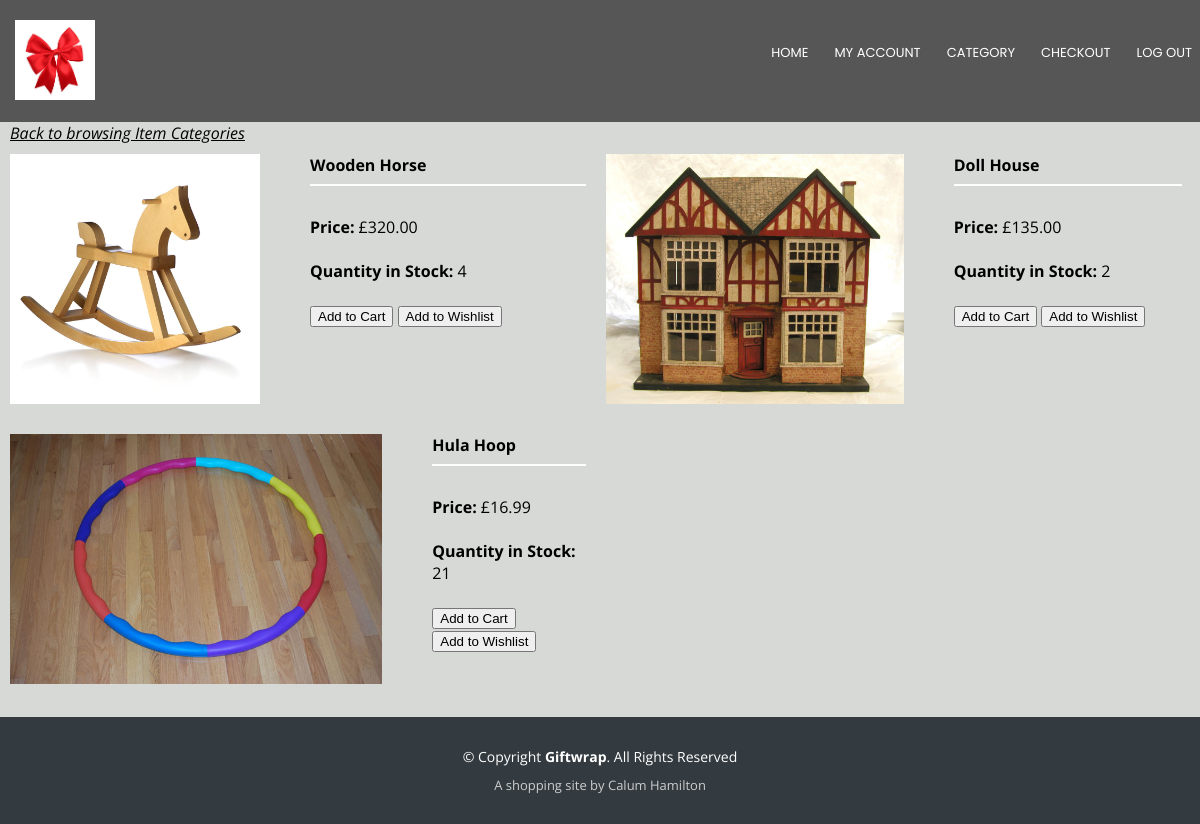
/category/toys (signed in), run on the app's committed database.
### app/models.py (models this page shows, shortened)
class Item(db.Model):
    id = db.Column(db.Integer, primary_key=True)
    name = db.Column(db.String(80))
    amount = db.Column(db.Float)
    category = db.Column(db.String(80))
    quantity = db.Column(db.Integer)
    ordered = db.relationship('OrderItem', backref='ordered', lazy='dynamic')

### app/routes.py (the view, shortened to what this page needs)
@app.route('/category', methods=['GET', 'POST'])
@app.route('/category/<type>', methods=['GET', 'POST'])
def category(type=""):
    item_ids, item_categories, file_names = [], [], []
    count = 1
    if not current_user.is_authenticated:
        return redirect('/register')
    if type == "": # If category unselected (base category page)
        for cat in Item.query.distinct(Item.category):
            if cat.category not in item_categories:
                item_categories.append(cat.category)
                item_ids.append(count)
                dir = os.path.join(app.config['ITEM_FOLDER'], str(count))
                ext = check_img_extension(dir)
                if ext == "": # Remove from list
                    item_categories.pop()
                    item_ids.pop()
                else:
                    file_names.append("static/img/items/" + str(count) + ext)
            count+=1
        return render_template("category.html", categories = item_categories, files = file_names)
    else: # if category selected (subcategory page)
        item_price, item_quantity, items = [], [], []
        type = str(type)
        for cat in Item.query.distinct(Item.category):
            if cat.category == type:
                item_ids.append(count)
                items.append(cat.name)
                item_price.append(cat.amount)
                item_quantity.append(cat.quantity)
                dir = os.path.join(app.config['ITEM_FOLDER'], str(count))
                ext = check_img_extension(dir)
                if ext == "":
                    item_categories.pop()
                    item_ids.pop()
                    item_price.pop()
                    item_quantity.pop()
                else: # If the image does exist and file extension has been found
                    file_names.append("../static/img/items/" + str(count) + ext)
            count+=1
        return render_template("category_items.html", categories = items, files = file_names, quantity = item_quantity, price = item_price, subcat = type)

### app/models.py (called while the page is built)
    @login.user_loader
    def load_user(id):
        return User.query.get(int(id))

### app/routes.py (called while the page is built)
def check_img_extension(file_string):
    if os.path.exists(file_string + ".jpg"):
        return ".jpg"
    elif os.path.exists(file_string + ".png"):
        return ".png"
    elif os.path.exists(file_string + ".gif"):
        return ".gif"
    return ""

### app/templates/category_items.html
{% extends "base_lvl_one.html" %}
{% block content %}
  <a class="category_return" href="/category"><i>Back to browsing Item Categories</i></a><br>
  {% if categories|length <= 0 %}
  <div class="gallery-display">
    <div class="gallery-desc">
      I'm sorry but there are no items in this category yet. Please return to browsing Item Categories to continue shopping.
    </div>
  </div>
  {% else %}
    {% for i in range(categories|length)%}
      <div class="gallery-display">
        <img src="{{files[i]}}">
        <div class="gallery-desc">
          <b>{{categories[i]}}</b>
        </div>
        <hr>
        <div class="gallery-desc">
          <br>
          <b>Price:</b> £{{'%0.2f'%price[i]}}<br><br>
          <b>Quantity in Stock:</b> {{quantity[i]}}<br><br>
          <form name="cart-form" method="post" action="/category/{{subcat}}">
            <button name="button" value="{{categories[i]}}" type="submit">Add to Cart</button>
            <button name="button" value="{{categories[i]}}-wishlist" type="submit">Add to Wishlist</button>
          </form>
        </div>
      </div>
    {% endfor %}
  {% endif %}
{% endblock %}

### app/static/styles.css (style rules this page uses)
html, body { background: #d7d9d7; color: black; font-family: "Open Sans", sans-serif; margin: 0px; padding:0; height:100%; }
a { color: #2dc997; }
hr { border: 1px solid white; }
a.category_return { position: absolute; float: left; padding-left: 10px; color: black; }
div.gallery-display { height: 260px; width: 48%; margin: 10px; float: left; }
div.gallery-display img { height: 250px; position: relative; float: left; padding-right: 50px; }

### data on the page
Item: name "Wooden Horse", amount "320.00"
Item: name "Doll House", amount "135.00"
Item: name "Hula Hoop", amount "16.99"

### other printed values
{{ quantity[i] }} "4" "2" "21"
